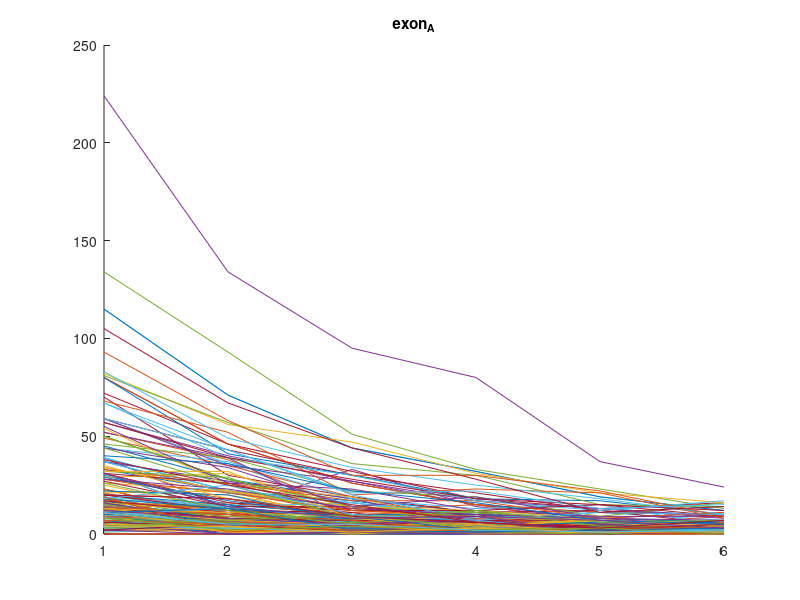
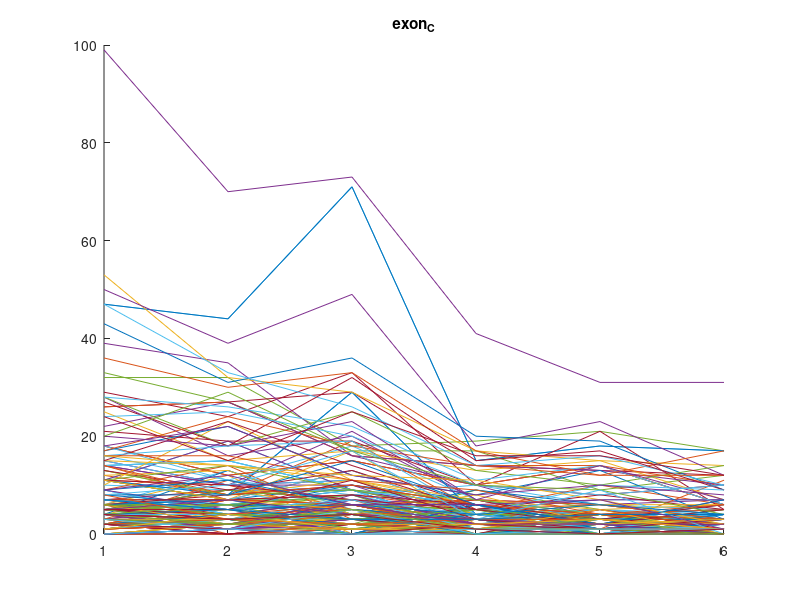
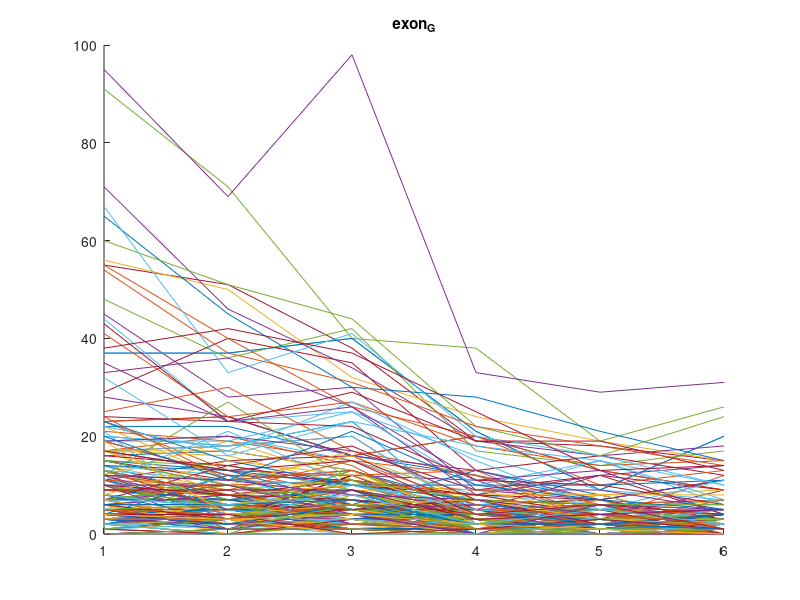
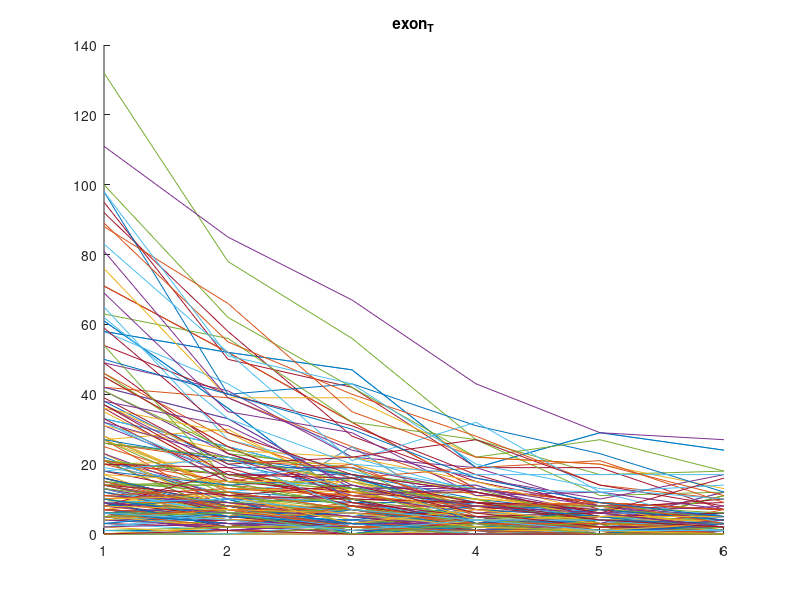

These charts were generated, in order, by the following MATLAB code:
function [  ] = proj_plot(  )
%PROJ_PLOT Summary of this function goes here
%   Detailed explanation goes here

%######## whatever WINSIZE is ############
% if you change WINSIZE, remember it to change in each file 
WINSIZE = 8;

fid = fopen( 'proj_sizes.txt');
size = str2double( fgets( fid ) );
fclose( fid );

if size > 0
    WINSIZE = size;
end
%disp( WINSIZE );

col_limit = WINSIZE-1;

%############ for file exon_A ###############

%counting number of lines in file exon_A
fid = fopen('exon_A.txt','rt');
exon_A_lines = 0;
while (fgets(fid) ~= -1),
  exon_A_lines = exon_A_lines+1;
end
fclose(fid);

disp( exon_A_lines );

row_limit = exon_A_lines - 1;

for i = 0:row_limit
%    disp(i);
    hold;
    row = dlmread('exon_A.txt',' ', [i 0 i  col_limit] );
%    disp( row );    
    plot( row );
    hold;
end
title('exon_A');

figure;

%############ for file exon_C ###############
%counting number of lines in file exon_C
fid = fopen('exon_C.txt','rt');
exon_C_lines = 0;
while (fgets(fid) ~= -1),
  exon_C_lines = exon_C_lines+1;
end
fclose(fid);

disp( exon_C_lines );

row_limit = exon_C_lines - 1;

for i = 0:row_limit
%    disp(i);
    hold;
    row = dlmread('exon_C.txt',' ', [i 0 i  col_limit] );
%    disp( row );    
    plot( row );
    hold;
end
title('exon_C');

figure;
%############ for file exon_G ###############
%counting number of lines in file exon_G
fid = fopen('exon_G.txt','rt');
exon_G_lines = 0;
while (fgets(fid) ~= -1),
  exon_G_lines = exon_G_lines+1;
end
fclose(fid);

disp( exon_G_lines );

row_limit = exon_G_lines - 1;

for i = 0:row_limit
%    disp(i);
    hold;
    row = dlmread('exon_G.txt',' ', [i 0 i  col_limit] );
%    disp( row );    
    plot( row );
    hold;
end
title('exon_G');

figure;
%############ for file exon_T ###############
%counting number of lines in file exon_T
fid = fopen('exon_T.txt','rt');
exon_T_lines = 0;
while (fgets(fid) ~= -1),
  exon_T_lines = exon_T_lines+1;
end
fclose(fid);

disp( exon_T_lines );

row_limit = exon_T_lines - 1;

for i = 0:row_limit
%    disp(i);
    hold;
    row = dlmread('exon_T.txt',' ', [i 0 i  col_limit] );
%    disp( row );    
    plot( row );
    hold;
end
title('exon_T');

figure;
%############ for file intron_a ###############
%counting number of lines in file intron_a
fid = fopen('intron_a.txt','rt');
intron_a_lines = 0;
while (fgets(fid) ~= -1),
  intron_a_lines = intron_a_lines+1;
end
fclose(fid);

disp( intron_a_lines );

row_limit = intron_a_lines - 1;

for i = 0:row_limit
%    disp(i);
    hold;
    row = dlmread('intron_a.txt',' ', [i 0 i  col_limit] );
%    disp( row );    
    plot( row );
    hold;
end
title('intron_a');

figure;
%############ for file intron_c ###############
%counting number of lines in file intron_c
fid = fopen('intron_c.txt','rt');
intron_c_lines = 0;
while (fgets(fid) ~= -1),
  intron_c_lines = intron_c_lines+1;
end
fclose(fid);

disp( intron_c_lines );

row_limit = intron_c_lines - 1;

for i = 0:row_limit
%    disp(i);
    hold;
    row = dlmread('intron_c.txt',' ', [i 0 i  col_limit] );
%    disp( row );    
    plot( row );
    hold;
end
title('intron_c');

figure;
%############ for file intron_g ###############
%counting number of lines in file intron_g
fid = fopen('intron_g.txt','rt');
intron_g_lines = 0;
while (fgets(fid) ~= -1),
  intron_g_lines = intron_g_lines+1;
end
fclose(fid);

disp( intron_g_lines );

row_limit = intron_g_lines - 1;

for i = 0:row_limit
%    disp(i);
    hold;
    row = dlmread('intron_g.txt',' ', [i 0 i  col_limit] );
%    disp( row );    
    plot( row );
    hold;
end
title('intron_g');

figure;
%############ for file intron_t ###############
%counting number of lines in file intron_t
fid = fopen('intron_t.txt','rt');
intron_t_lines = 0;
while (fgets(fid) ~= -1),
  intron_t_lines = intron_t_lines+1;
end
fclose(fid);

disp( intron_t_lines );

row_limit = intron_t_lines - 1;

for i = 0:row_limit
%    disp(i);
    hold;
    row = dlmread('intron_t.txt',' ', [i 0 i  col_limit] );
%    disp( row );    
    plot( row );
    hold;
end
title('intron_t');

end

